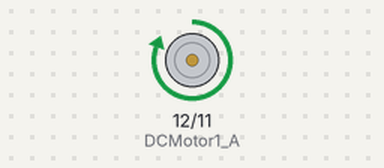
The sketch below on a simulated Arduino Uno, built with avr-gcc and run on an emulated ATmega328P. Parts: motor-driver pin pairs drawn as motors (green arrow = first pin HIGH = forward, orange = second pin HIGH = backward, longer = more drive, scaled by the enable pin).

Above: at 1.0 s.
At 2.5 s:
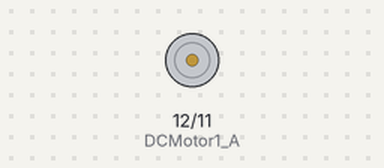
At 4.0 s:
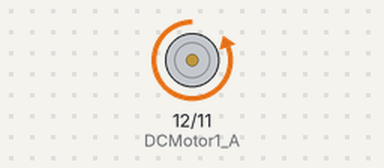
Timing chart, 0 to 7.8 s (numbered marks = the images above):
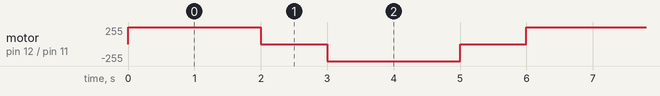

The sketch:

1DCMotor1.ino.ino
```cpp
int DCMotor1_EN = 13;
int DCMotor1_A  = 12;
int DCMotor1_B  = 11;

void setup ()
{

 pinMode(DCMotor1_EN ,OUTPUT);
 pinMode(DCMotor1_A  ,OUTPUT);
 pinMode(DCMotor1_B  ,OUTPUT);

}
void loop()
{
  digitalWrite(DCMotor1_EN, HIGH);
  digitalWrite(DCMotor1_A,  HIGH);
  digitalWrite(DCMotor1_B,  LOW);
  delay(2000);
  digitalWrite(DCMotor1_EN, LOW);
  digitalWrite(DCMotor1_A,  LOW);
  digitalWrite(DCMotor1_B,  LOW);
  delay(1000);
  digitalWrite(DCMotor1_EN, HIGH);
  digitalWrite(DCMotor1_A,  LOW);
  digitalWrite(DCMotor1_B,  HIGH);
  delay(2000);
  digitalWrite(DCMotor1_EN, LOW);
  digitalWrite(DCMotor1_A,  LOW);
  digitalWrite(DCMotor1_B,  LOW);
  delay(1000);


}
```

Measured:
- by itself, motor on pin 12 (DCMotor1_A) / pin 11 (DCMotor1_B): repeats every 6.0 s: stopped 1.0 s, backward 255/255 2.0 s, stopped 1.0 s, forward 255/255 2.0 s
